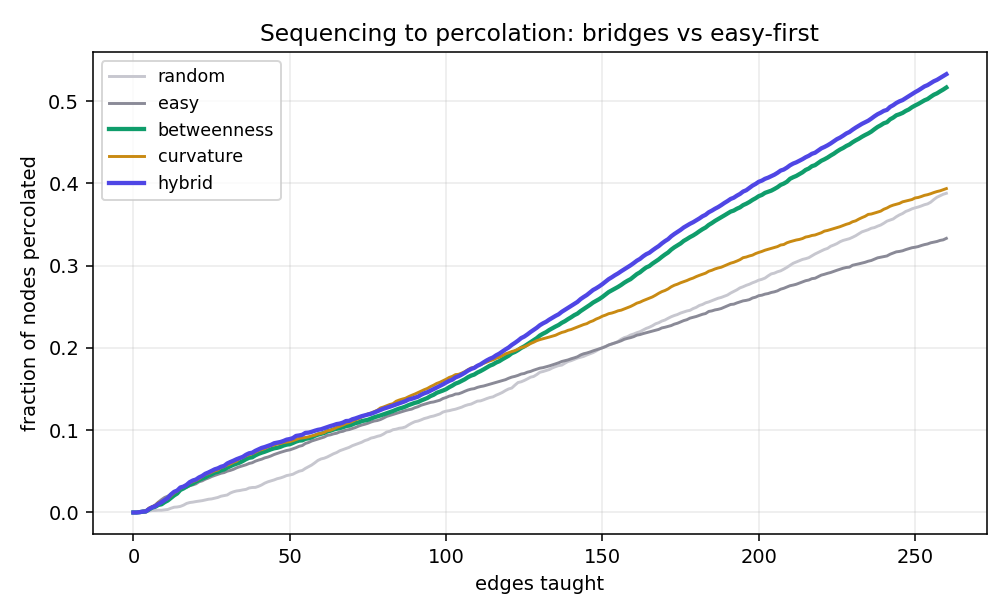

Here is the Python script that generated this plot:
"""Curvature-guided sequencing: does teaching bridge edges first reach
whole-graph percolation faster than teaching the easy ones?

CASCADE defines mastery topologically: a node is mastered when its learned-edge
subgraph percolates (component >= k_min). So the *fastest* route to a mastered
learner is the fewest taught edges that connect the knowledge graph. Percolation
theory says the edges that merge components are the **bridges** — negatively
curved / high-betweenness edges. Hypothesis: sequence bridges first.

The honest tension this must respect: bridges span *unknown* communities, so
they are HARDER to learn (low readiness). A fair test therefore teaches under a
realistic learnability model — an edge only becomes "learned" when repeated
practice pushes its BKT belief past theta, and practice succeeds in proportion
to endpoint mastery. If bridge-first still wins despite lower learnability, the
policy is real; if it loses, we learn that bridges must be readiness-gated.

Policies raced (each picks the next edge to teach):
  random      — unlearned edge at random
  easy        — highest endpoint readiness (naive utility-max / lowest-hanging)
  betweenness — highest edge-betweenness (gold-standard bridge signal)
  curvature   — most negative shipped Forman-Ricci (the product's local signal)
  hybrid      — highest betweenness AMONG readiness>=gate edges (teach learnable bridges)

Metric: fraction of nodes percolated vs. teaching steps → AUPC (area under the
percolation curve; higher = faster) and steps-to-50%/80% coverage. Paired across
policies (same learner, same seeds) for variance control. Real graph, shipped
percolation + curvature + BKT. Seeded.
"""

from __future__ import annotations

import json
import random
import statistics
import sys
from pathlib import Path

sys.path.insert(0, str(Path(__file__).resolve().parent.parent / "backend"))

from cognitive_twin import PRIOR, SLIP, GUESS, TRANSIT
from percolation import percolated_nodes
from development_engine import get_world_edges
from ricci_curvature import get_curvature

THETA, K_MIN = 0.90, 3
ACCESS_FLOOR = 0.12        # an edge is teachable if >=1 endpoint is at least this known
READINESS_GATE = 0.30      # hybrid: only bridges with readiness >= this
ATTEMPTS = 3               # practice attempts per teaching step
WORLD_SIZE = 140           # tractable connected sub-world (BFS ball) per the experiment
BUDGET = 260               # teaching steps per learner
SEED_NODES = 3


class EB:
    __slots__ = ("mastery",)
    def __init__(self, m): self.mastery = m


def obs_prob(c): return GUESS + (1 - GUESS - SLIP) * max(0.0, min(1.0, c))

def bkt(p, correct):
    if correct:
        post = p * (1 - SLIP) / (p * (1 - SLIP) + (1 - p) * GUESS + 1e-12)
    else:
        post = p * SLIP / (p * SLIP + (1 - p) * (1 - SLIP) + 1e-12)
    return post + (1 - post) * TRANSIT


def _bfs_ball(full_nbrs, start, size):
    """A connected sub-world of `size` nodes (BFS from a well-connected hub)."""
    seen = {start}; frontier = [start]
    while frontier and len(seen) < size:
        nxt = []
        for n in frontier:
            for m in sorted(full_nbrs.get(n, ()), key=lambda x: -len(full_nbrs.get(x, ()))):
                if m not in seen:
                    seen.add(m); nxt.append(m)
                    if len(seen) >= size:
                        break
            if len(seen) >= size:
                break
        frontier = nxt
    return seen


def load():
    edges_by_type_full = get_world_edges()
    full_nbrs = {}
    for et, pairs in edges_by_type_full.items():
        for u, v in pairs:
            full_nbrs.setdefault(u, set()).add(v)
            full_nbrs.setdefault(v, set()).add(u)
    # pick the most-connected node, grow a tractable connected sub-world around it
    hub = max(full_nbrs, key=lambda n: len(full_nbrs[n]))
    world = _bfs_ball(full_nbrs, hub, WORLD_SIZE)

    edges_by_type = {}
    edges = []
    node_nbrs = {}
    for et, pairs in edges_by_type_full.items():
        for u, v in pairs:
            if u in world and v in world:
                ek = f"{u}::{v}::{et}"
                edges_by_type.setdefault(et, []).append((u, v))
                edges.append((ek, u, v))
                node_nbrs.setdefault(u, set()).add(v)
                node_nbrs.setdefault(v, set()).add(u)
    nodes = list(node_nbrs)
    # edge betweenness on the sub-world (gold-standard bridge signal, computed in-world)
    import networkx as nx
    g = nx.Graph()
    for _, u, v in edges:
        g.add_edge(u, v)
    ebc = nx.edge_betweenness_centrality(g)
    betw = {ek: ebc.get((u, v), ebc.get((v, u), 0.0)) for ek, u, v in edges}
    curv = {ek: get_curvature(ek) for ek, _, _ in edges}   # SHIPPED full-graph Forman [0,1]
    return edges_by_type, edges, nodes, node_nbrs, betw, curv


class Learner:
    """Shared simulation state; a policy is a scoring function over teachable edges."""
    def __init__(self, G, rng, alpha):
        self.G = G; self.rng = rng; self.alpha = alpha
        self.node_m = {}
        self.edge_b = {}
        _, edges, nodes, node_nbrs, _, _ = G
        for s in rng.sample([n for n in nodes if node_nbrs.get(n)], k=SEED_NODES):
            self.node_m[s] = 0.5                 # a few anchor nodes to start from

    def readiness(self, u, v):
        return (self.node_m.get(u, PRIOR) + self.node_m.get(v, PRIOR)) / 2

    def teachable(self):
        _, edges, _, _, _, _ = self.G
        out = []
        for ek, u, v in edges:
            if self.edge_b.get(ek, PRIOR) >= THETA:
                continue
            if self.node_m.get(u, PRIOR) > ACCESS_FLOOR or self.node_m.get(v, PRIOR) > ACCESS_FLOOR:
                out.append((ek, u, v))
        return out

    def teach(self, ek, u, v):
        # practice succeeds in proportion to readiness, capped by learner ability
        p = min(obs_prob(self.readiness(u, v)), obs_prob(self.alpha))
        eb = self.edge_b.get(ek, PRIOR); mu = self.node_m.get(u, PRIOR); mv = self.node_m.get(v, PRIOR)
        for _ in range(ATTEMPTS):
            correct = self.rng.random() < p
            eb = bkt(eb, correct); mu = bkt(mu, correct); mv = bkt(mv, correct)
        self.edge_b[ek] = eb; self.node_m[u] = mu; self.node_m[v] = mv

    def coverage(self):
        eb = {ek: EB(m) for ek, m in self.edge_b.items()}
        perc = percolated_nodes(eb, self.G[0], theta=THETA, k_min=K_MIN)
        return len(perc) / len(self.G[2])


def choose(policy, learner, teach_list):
    _, _, _, _, betw, curv = learner.G
    if not teach_list:
        return None
    if policy == "random":
        return learner.rng.choice(teach_list)
    if policy == "easy":
        return max(teach_list, key=lambda t: learner.readiness(t[1], t[2]))
    if policy == "betweenness":
        return max(teach_list, key=lambda t: betw.get(t[0], 0.0))
    if policy == "curvature":                    # most negative shipped Forman = lowest [0,1]
        return min(teach_list, key=lambda t: curv.get(t[0], 0.5))
    if policy == "hybrid":                        # learnable bridges first
        gated = [t for t in teach_list if learner.readiness(t[1], t[2]) >= READINESS_GATE]
        pool = gated or teach_list
        return max(pool, key=lambda t: betw.get(t[0], 0.0))
    raise ValueError(policy)


POLICIES = ["random", "easy", "betweenness", "curvature", "hybrid"]


def run(n_learners=60, seed=13):
    G = load()
    nodes = G[2]
    curves = {p: [0.0] * (BUDGET + 1) for p in POLICIES}
    steps50 = {p: [] for p in POLICIES}
    steps80 = {p: [] for p in POLICIES}
    for i in range(n_learners):
        alpha = random.Random(seed + i).uniform(0.5, 0.95)
        for p in POLICIES:
            rng = random.Random((seed + i) * 97)   # paired: identical seeds/stream, only policy differs
            L = Learner(G, rng, alpha)
            cov = L.coverage(); curves[p][0] += cov
            hit50 = hit80 = None
            for step in range(1, BUDGET + 1):
                tl = L.teachable()
                choice = choose(p, L, tl)
                if choice:
                    L.teach(*choice)
                cov = L.coverage()
                curves[p][step] += cov
                if hit50 is None and cov >= 0.5: hit50 = step
                if hit80 is None and cov >= 0.8: hit80 = step
            steps50[p].append(hit50 if hit50 else BUDGET + 1)
            steps80[p].append(hit80 if hit80 else BUDGET + 1)
    res = {}
    for p in POLICIES:
        mean_curve = [c / n_learners for c in curves[p]]
        aupc = sum(mean_curve) / len(mean_curve)     # area under percolation curve [0,1]
        res[p] = {
            "AUPC": round(aupc, 4),
            "final_coverage": round(mean_curve[-1], 4),
            "median_steps_to_50pct": statistics.median(steps50[p]),
            "median_steps_to_80pct": statistics.median(steps80[p]),
            "curve": [round(x, 4) for x in mean_curve],
        }
    return res


def main():
    res = run()
    print(f"\n{'policy':>12}  {'AUPC':>6}  {'final':>6}  {'→50%':>6}  {'→80%':>6}")
    print("-" * 46)
    base = res["easy"]["AUPC"]
    for p in POLICIES:
        r = res[p]
        print(f"{p:>12}  {r['AUPC']:>6.3f}  {r['final_coverage']:>6.3f}  "
              f"{r['median_steps_to_50pct']:>6}  {r['median_steps_to_80pct']:>6}")
    win = max(POLICIES, key=lambda p: res[p]["AUPC"])
    print(f"\nfastest (max AUPC): {win}  "
          f"(+{res[win]['AUPC'] - base:+.3f} AUPC vs easy-first)")
    out = Path(__file__).resolve().parent / "curvature_sequencing_results.json"
    out.write_text(json.dumps(res, indent=2))
    print(f"wrote {out}")

    try:
        import matplotlib; matplotlib.use("Agg")
        import matplotlib.pyplot as plt
        colors = {"random": "#c7c7cf", "easy": "#8a8a97", "betweenness": "#0f9d6b",
                  "curvature": "#c98a12", "hybrid": "#4f46e5"}
        plt.figure(figsize=(7.2, 4.4))
        for p in POLICIES:
            plt.plot(range(BUDGET + 1), res[p]["curve"], label=p, color=colors[p],
                     lw=2.2 if p in ("hybrid", "betweenness") else 1.5)
        plt.xlabel("edges taught"); plt.ylabel("fraction of nodes percolated")
        plt.title("Sequencing to percolation: bridges vs easy-first")
        plt.legend(fontsize=9); plt.grid(alpha=.25); plt.tight_layout()
        pth = Path(__file__).resolve().parent / "curvature_sequencing.png"
        plt.savefig(pth, dpi=140); print(f"wrote {pth}")
    except Exception as e:
        print(f"(plot skipped: {e})")


if __name__ == "__main__":
    main()
